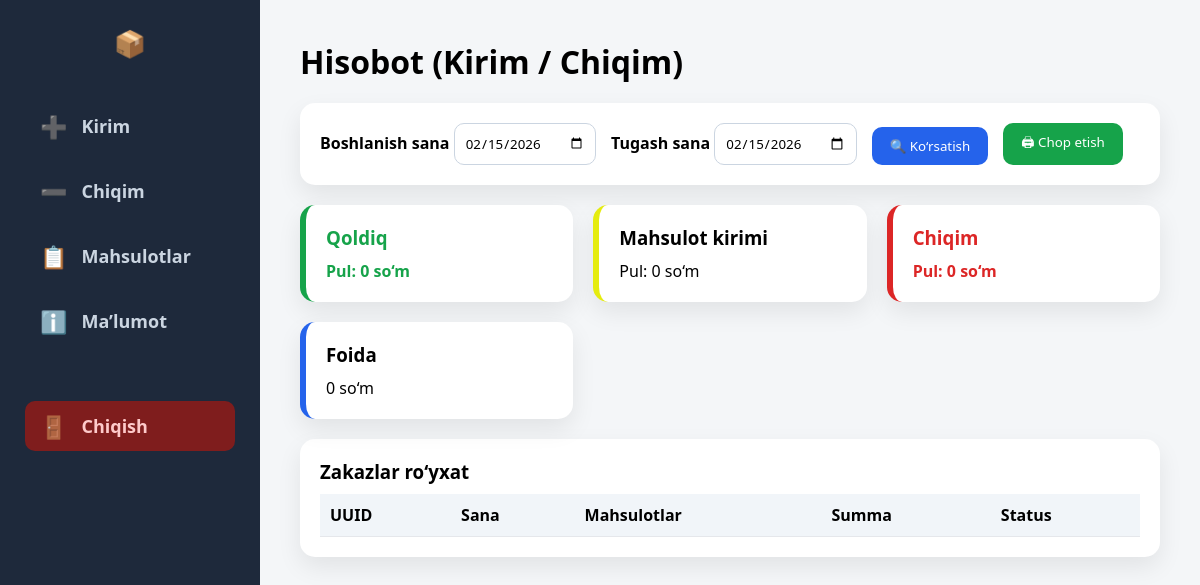
/report/ (signed in), run on an earlier commit of the app's database.
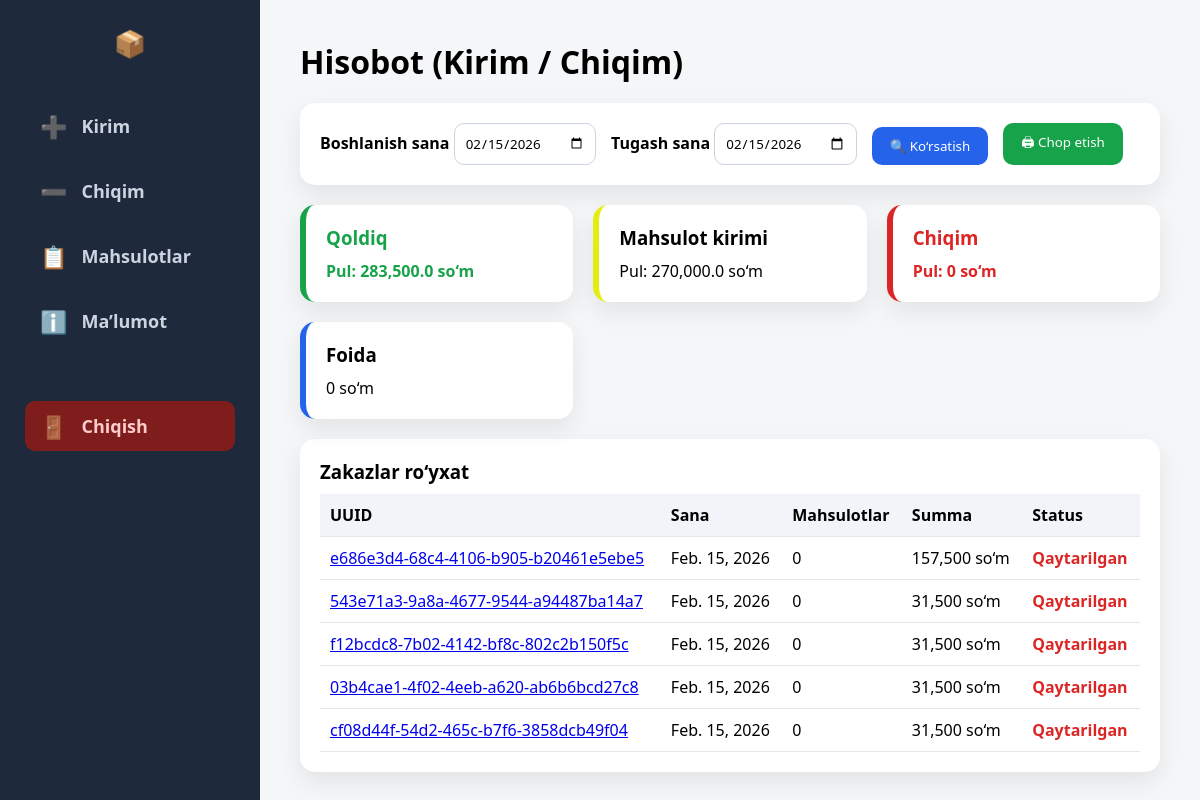
And on a later commit of the database.
### lisa/models.py (models this page shows, shortened)
class Order(models.Model):
    uuid = models.UUIDField(default=uuid.uuid4, unique=True, editable=False)
    user = models.ForeignKey(User,on_delete=models.CASCADE,related_name='sold_orders')
    filial = models.ForeignKey(Filial,on_delete=models.CASCADE)
    status = models.CharField(choices=status, default='sotilgan', max_length=20)
    total_price = models.DecimalField(max_digits=10,decimal_places=0,default=0)
    sold_price = models.DecimalField(max_digits=10,decimal_places=0,default=0)
    created_at = models.DateField(auto_now_add=True)

### lisa/views.py (the view)
# urls.py: path('report/',views.ReportView.as_view(),name='report'),
class ReportView(LoginRequiredMixin,View):
    def get(self,request):
        start_date = request.GET.get("start_date", str(timezone.now().date()))
        end_date = request.GET.get("end_date", str(timezone.now().date()))
        try:
            start_date_valid = datetime.strptime(start_date, "%Y-%m-%d").date()
            end_date_valid = datetime.strptime(end_date, "%Y-%m-%d").date()
        except ValueError:
            start_date_valid = timezone.now().date()
            end_date_valid = timezone.now().date()
        orders = Order.objects.filter(created_at__range=(start_date_valid,end_date_valid)).order_by("-id")
        products_all = Product.objects.filter(filial=request.user.filial,is_available=True)
        filtered_products = products_all.filter(created_at__range=(start_date_valid,end_date_valid))
        balance = 0
        income = 0
        spending = 0
        profit = 0
        for i in filtered_products:
            balance += float(i.price) * i.quantity
            income += float(i.in_price) * i.quantity
        for order in orders:
            for i in order.items.all():
                spending += i.sold_price
                profit += float(i.sold_price) - (float(i.product.in_price) * float(i.quantity))
        data = {
            "balance":balance,
            "income":income,
            "spending":spending,
            "profit":profit,
            "orders":orders,
            "start_date":start_date,
            "end_date":end_date,
        }
        return render(request,'report.html',context=data)

### lisa/templates/report.html (shortened to what this page needs)
{% load humanize %}
<!DOCTYPE html>
<html lang="uz">
<head>
</head>
<body>
<div class="app">
    {% include 'navbar.html' %}
    <main class="content">
        <h1>Hisobot (Kirim / Chiqim)</h1>
        <form class="card no-print" method="get">
            <div class="row">
                <div>
                    <label>Boshlanish sana</label>
                    <input type="date" name="start_date" value="{{start_date}}" id="start">
                </div>
                <div>
                    <label>Tugash sana</label>
                    <input type="date" name="end_date" value="{{end_date}}" id="end">
                </div>
                <button type="submit">🔍 Ko‘rsatish</button>
                <button class="print" onclick="window.print()">🖨 Chop etish</button>
            </div>
        </form>
        <div class="totals">
            <div class="total-card in">
                <h3>Qoldiq</h3>
                <p>Pul: <span id="inMoney">{{balance|intcomma}}</span> so‘m</p>
            </div>
            <div class="total-card exist">
                <h3>Mahsulot kirimi</h3>
                <p>Pul: <span id="existMoney">{{income|intcomma}}</span> so‘m</p>
            </div>
            <div class="total-card out">
                <h3>Chiqim</h3>
                <p>Pul: <span id="outMoney">{{spending|intcomma}}</span> so‘m</p>
            </div>
            <div class="total-card balance">
                <h3>Foida</h3>
                <p><span id="balance">{{profit|intcomma}}</span> so‘m</p>
            </div>
        </div>
        <div class="card report">
            <h3>Zakazlar ro‘yxat</h3>
            <table>
                <thead>
                    <tr>
                        <th>UUID</th>
                        <th>Sana</th>
                        <th>Mahsulotlar</th>
                        <th>Summa</th>
                        <th>Status</th>
                    </tr>
                </thead>
                <tbody id="reportBody">
                    {% for i in orders %}
                    <tr>
                        <td><a href="{% url 'order_item' i.uuid %}">{{i.uuid}}</a></td>
                        <td>{{i.created_at}}</td>
                        <td>{{i.items.count}}</td>
                        <td>{{i.sold_price|intcomma}} so‘m</td>
                        {% if i.status == 'sotilgan' %}
                            <td class="in">To‘langan</td>
                        {% else %}
                            <td class="out">Qaytarilgan</td>
                        {% endif %}
                    </tr>
                    {% endfor %}
                </tbody>
            </table>
        </div>
    </main>
</div>

### lisa/templates/navbar.html
<aside class="sidebar">
        <h2 class="logo">📦 </h2>
        <nav>
            <a href="{% url 'home' %}"><span>➕</span><b>Kirim</b></a>
            <a href="{% url 'selling' %}"><span>➖</span><b>Chiqim</b></a>
            <a href="{% url 'products' %}"><span>📋</span><b>Mahsulotlar</b></a>
            <a href="{% url 'report' %}"><span>ℹ️</span><b>Ma’lumot</b></a>
            <a href="{% url 'auth:logout' %}" class="logout"><span>🚪</span><b>Chiqish</b></a>
        </nav>
    </aside>

### lisa/templates/report.html (style rules this page uses)
* { margin:0;padding:0;box-sizing:border-box;font-family:"Segoe UI",sans-serif }
body { background:#f4f6f8 }
.app { display:flex;min-height:100vh }
.sidebar { width:260px;background:#1e293b;color:#fff;padding:25px;transition:.3s }
.logo { text-align:center;margin-bottom:40px;font-size:26px }
.sidebar nav { display:flex;flex-direction:column;gap:15px }
.sidebar a { display:flex;align-items:center;gap:14px;color:#cbd5e1;text-decoration:none;font-size:18px;padding:10px 15px;border-radius:10px }
.sidebar a span { font-size:22px;min-width:26px;text-align:center }
.logout { margin-top:40px;background:#7f1d1d;color:#fecaca!important }
.content { flex:1;padding:40px }
h1 { margin-bottom:20px }
.card { background:#fff;padding:20px;border-radius:15px;margin-bottom:20px;box-shadow:0 10px 25px rgba(0,0,0,.08) }
.row { display:flex;gap:15px;align-items:end;flex-wrap:wrap }
label { font-weight:600 }
input { padding:10px;border-radius:10px;border:1.5px solid #cbd5e1 }
button { padding:10px 18px;border-radius:10px;border:none;cursor:pointer;background:#2563eb;color:white }
.print { background:#16a34a }
.totals { display:grid;grid-template-columns:repeat(auto-fit,minmax(220px,1fr));gap:20px;margin-bottom:20px }
.total-card { background:white;padding:20px;border-radius:15px;box-shadow:0 10px 25px rgba(0,0,0,.08) }
.total-card.in { border-left:6px solid #16a34a }
.total-card.exist { border-left:6px solid #e5ec0f }
.total-card.out { border-left:6px solid #dc2626 }
.total-card.balance { border-left:6px solid #2563eb }
.total-card h3 { margin-bottom:10px }
table { width:100%;border-collapse:collapse;margin-top:10px }
th,td { padding:10px;border-bottom:1px solid #e5e7eb;text-align:left }
th { background:#f1f5f9 }
.in { color:#16a34a;font-weight:600 }
.out { color:#dc2626;font-weight:600 }

What changed in the data, as far as the page shows it:
added Order: uuid "e686e3d4-68c4-4106-b905-b20461e5ebe5", created_at "Feb. 15, 2026", items.count "0", sold_price "157,500", status "Qaytarilgan"
added Order: uuid "543e71a3-9a8a-4677-9544-a94487ba14a7", created_at "Feb. 15, 2026", items.count "0", sold_price "31,500", status "Qaytarilgan"
added Order: uuid "f12bcdc8-7b02-4142-bf8c-802c2b150f5c", created_at "Feb. 15, 2026", items.count "0", sold_price "31,500", status "Qaytarilgan"
added Order: uuid "03b4cae1-4f02-4eeb-a620-ab6b6bcd27c8", created_at "Feb. 15, 2026", items.count "0", sold_price "31,500", status "Qaytarilgan"
added Order: uuid "cf08d44f-54d2-465c-b7f6-3858dcb49f04", created_at "Feb. 15, 2026", items.count "0", sold_price "31,500", status "Qaytarilgan"
Also different on the page:
{{ balance|intcomma }}: "0" → "283,500.0"
{{ income|intcomma }}: "0" → "270,000.0"
